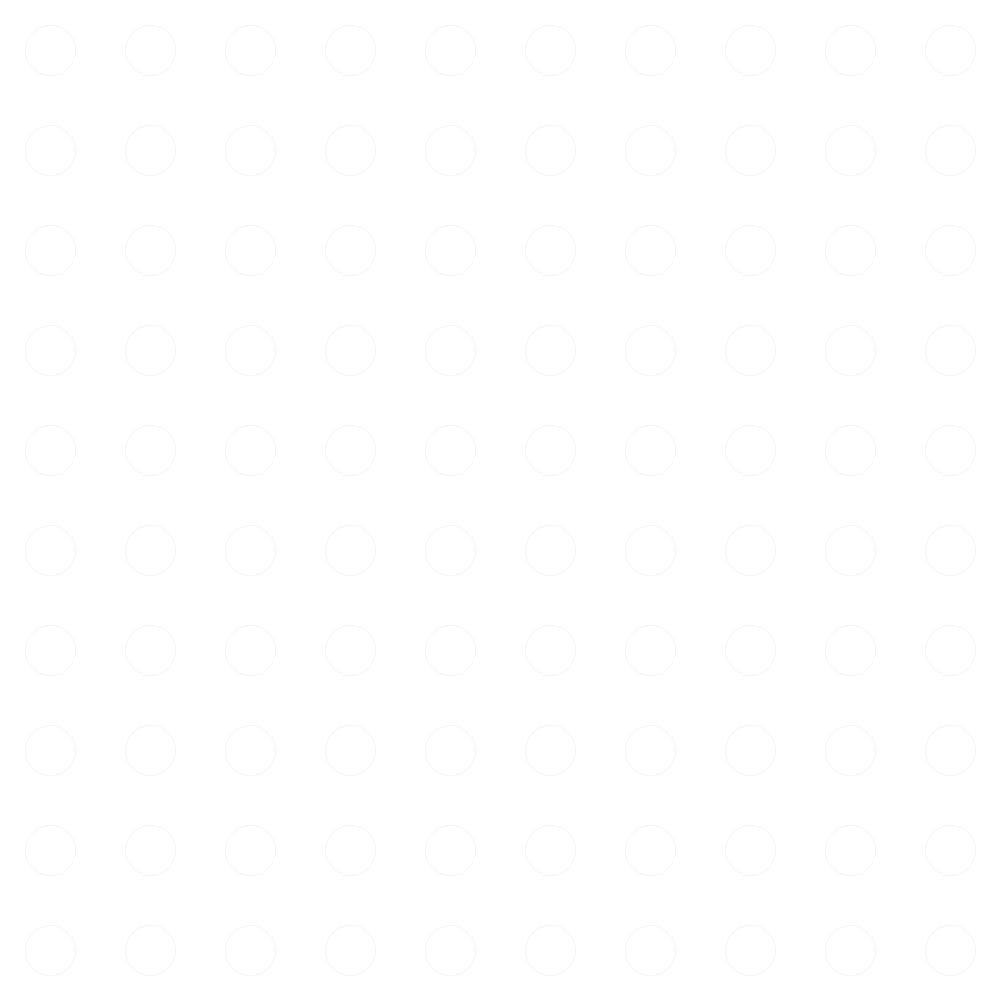
Frame 1 (no input)
Frame 60 (the mouse pressed at the canvas centre just before this capture): identical to frame 1, image omitted
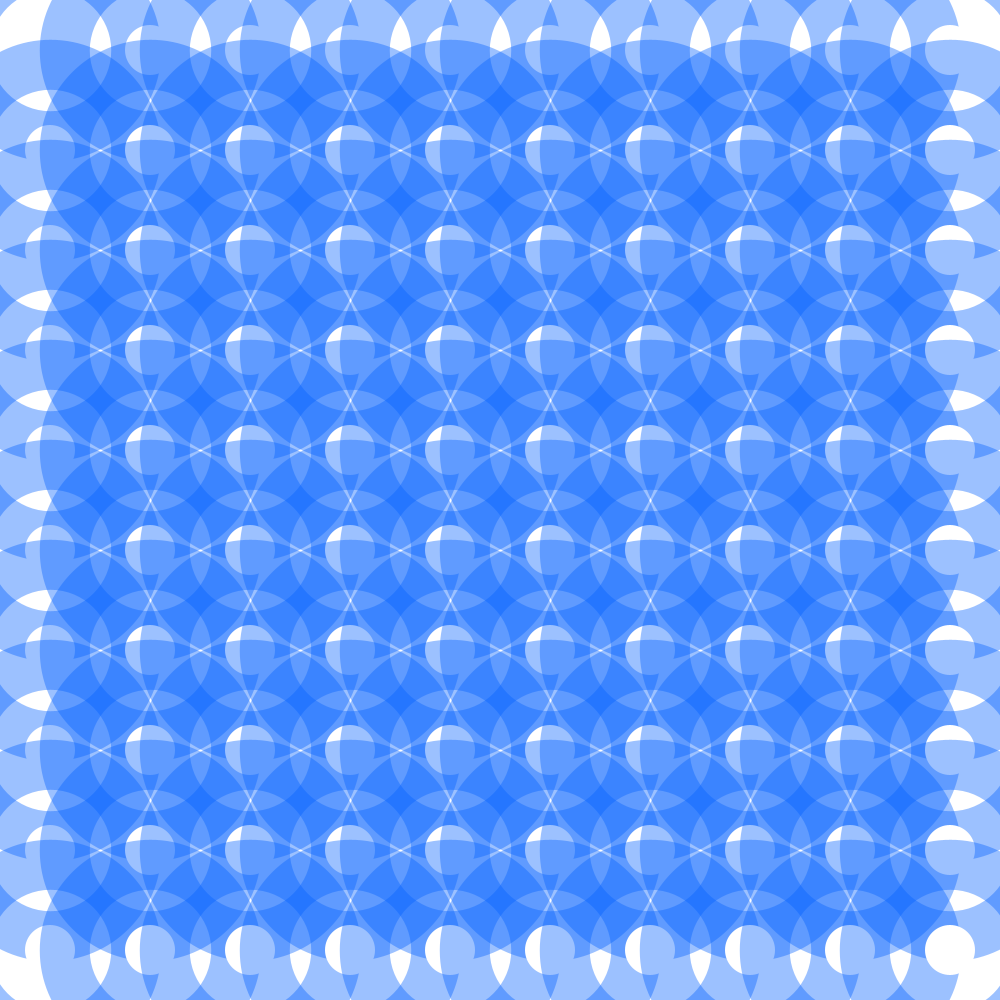
Frame 120 (the mouse held since frame 60 and released just before this capture)

The Processing sketch that drew these frames (run headless with seeded random() and noise(); from frame 60 on, the mouse is pressed at the canvas centre):

// Processing sketch: processing_144347
// ── processing_144347.pde

float x;
float y;
float px;
float py;
float easing = .05;

void setup(){
  size(1000, 1000);
  smooth();
  stroke(3, 97, 255, 100);
}

void draw(){
  noCursor();
  background(255);
  fill(255);
      
  float targetX = mouseX;
  x += (targetX - x) * easing;
  float targetY = mouseY;
  y += (targetY - y) * easing;
  float weight = dist(x, y, px, py);
  strokeWeight(weight*100);
  
for(int i = 50; i < 1000; i += 100){
  for(int d = 50; d < 1000; d += 100){

ellipse(i, d, 50, 50);
   
py = y;
px = x;
}
}
}
